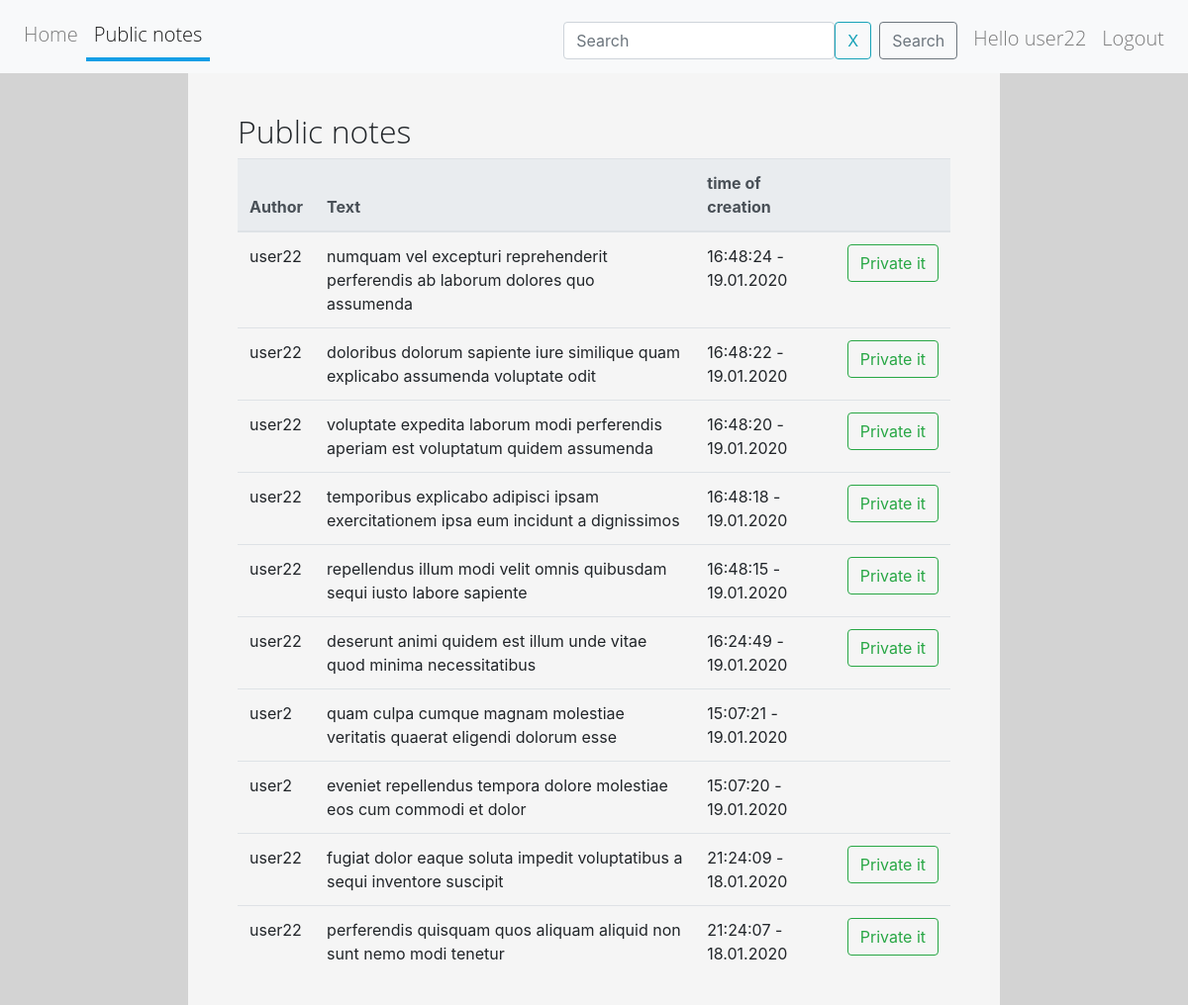
The app's page /share_note_list (signed in) with its own data.
### todo/models.py (models this page shows, shortened)
class Note(models.Model):
    text = models.TextField(max_length=200)
    post_time = models.DateTimeField(auto_now_add=True)
    author = models.ForeignKey(User, related_name="user", on_delete=models.CASCADE)
    status = models.BooleanField(default=False)

### todo/views.py (the view)
# urls.py: path('share_note_list', views.PublicNoteList.as_view(), name='public_note_list'),
class PublicNoteList(SearchNoteFormMixin, ListView):
    template_name = 'todo/public_note_list.html'
    http_method_names = ['get', 'post']
    model = models.Note
    context_object_name = 'notes'
    paginate_by = 10
    ordering = '-post_time'
    queryset = model.objects.filter(status=True)
    def get_queryset(self):
        qs = super().get_queryset()
        search = self.request.GET.get('search')
        qs = qs.filter(text__contains=search) if search else qs
        return qs

### todo/forms.py
class SearchNoteForm(forms.Form):
    search = forms.CharField(
        max_length=256,
        required=False,
        label='',
        widget=forms.TextInput(attrs={'placeholder': 'Search'})
    )

### todo/views.py (called while the page is built)
    def get_context_data(self, *, object_list=None, **kwargs):
        context = super().get_context_data(object_list=None, **kwargs)
        context.update({
            'search_note_form': forms.SearchNoteForm(self.request.GET),
        })
        return context

### templates/todo/public_note_list.html (shortened to what this page needs)
{% extends 'todo/base.html' %}
{% block content %}
    {% if user.is_authenticated %}
        <h2>Public notes</h2>
        <table class="table table-hover">
            <thead class="thead-light">
            <tr>
                <th scope="col">Author</th>
                <th scope="col">Text</th>
                <th scope="col">time of creation</th>
                <th scope="col"></th>
            </tr>
            </thead>
            <tbody>
            {% for note in notes %}
                <tr>
                    <td scope="row">{{ note.author }}</td>
                    <td>{{ note.text }}</td>
                    <td>{{ note.post_time|date:"H:i:s - d.m.Y" }}</td>
                    <td class="">
                        {% if note.author_id == user.pk %}
                            {% include 'todo/update_note_status_form.html' %}
                        {% endif %}
                    </td>
                </tr>
            {% empty %}
                <tr>
                    <td>no one note</td>
                </tr>
            {% endfor %}
    {% endif %}
{% endblock content %}

### templates/todo/navbar.html
<nav class="navbar navbar-expand-lg navbar-expand navbar-light bg-light ">
    <div class="collapse navbar-collapse">
        <ul class="navbar-nav pl-0 mr-auto">
            <li class="nav-item">
                <a class="nav-link" href="{% url 'todo:index' %}">Home</a>
            </li>
            <li class="nav-item">
                <a class="nav-link" href="{% url 'todo:public_note_list' %}">Public notes</a>
            </li>
        </ul>
        <ul class="navbar-nav pl-0 pb-0 mt-2" style="height: 50px">
            {% if not user.is_authenticated %}
                <p class="navbar-text mx-2" id="nav-text">Hello Guest</p>
                <li class="nav-item">
                    <a class="nav-link" href="{% url 'todo:create' %}">Register</a>
                </li>
                <p class="navbar-text mx-2"> or </p>
                <li class="nav-item" >
                    <a class="nav-link" href="{% url 'todo:login' %}">Login</a>
                </li>
            {% else %}
                {% include 'todo/search_note_form.html' %}
                <p class="nav-item nav-link">Hello {{ user }}</p>
                <li class="nav-item">
                    <a class="nav-link" href="{% url 'todo:logout' %}">Logout</a>
                </li>
            {% endif %}
        </ul>
    </div>
</nav>

### templates/todo/update_note_status_form.html (shortened to what this page needs)
<form action="{% url 'todo:update_note_status' note.pk %}" method="post" class="text-center">
    {% if note.status %}
        </div>
            <button type="submit" class="btn btn-outline-success">Private it</button>
        </div>
    {% else %}
        </div>
            <input hidden type="checkbox" name="status" id="id_status" checked="checked">
            <button type="submit" class="btn btn-outline-warning">Public it</button>
        </div>
    {% endif %}
</form>

### static/css/style.css (style rules this page uses)
body { background-color: lightgrey; }
h2 { font-family: "Open Sans Light", sans-serif; }
p { font-family: "Open Sans Light", sans-serif; font-size: 20px; }
li { font-family: "Open Sans Light", sans-serif; font-size: 20px; }
.nav-link.active { border-bottom: 4px solid #149ee6; }
.nav-item { font-family: "Open Sans Light", sans-serif; font-size: 20px; }
.btn { white-space: nowrap; }

### records on screen
Note: author "user22", text "numquam vel excepturi reprehenderit perferendis ab laborum dolores quo assumenda", post_time "16:48:24 - 19.01.2020", status "Private it"
Note: author "user22", text "doloribus dolorum sapiente iure similique quam explicabo assumenda voluptate odit", post_time "16:48:22 - 19.01.2020", status "Private it"
Note: author "user22", text "voluptate expedita laborum modi perferendis aperiam est voluptatum quidem assumenda", post_time "16:48:20 - 19.01.2020", status "Private it"
Note: author "user22", text "temporibus explicabo adipisci ipsam exercitationem ipsa eum incidunt a dignissimos", post_time "16:48:18 - 19.01.2020", status "Private it"
Note: author "user22", text "repellendus illum modi velit omnis quibusdam sequi iusto labore sapiente", post_time "16:48:15 - 19.01.2020", status "Private it"
Note: author "user22", text "deserunt animi quidem est illum unde vitae quod minima necessitatibus", post_time "16:24:49 - 19.01.2020", status "Private it"
Note: author "user2", text "quam culpa cumque magnam molestiae veritatis quaerat eligendi dolorum esse", post_time "15:07:21 - 19.01.2020"
Note: author "user2", text "eveniet repellendus tempora dolore molestiae eos cum commodi et dolor", post_time "15:07:20 - 19.01.2020"
Note: author "user22", text "fugiat dolor eaque soluta impedit voluptatibus a sequi inventore suscipit", post_time "21:24:09 - 18.01.2020", status "Private it"
Note: author "user22", text "perferendis quisquam quos aliquam aliquid non sunt nemo modi tenetur", post_time "21:24:07 - 18.01.2020", status "Private it"

### other values on screen
{{ user }} "user22"
